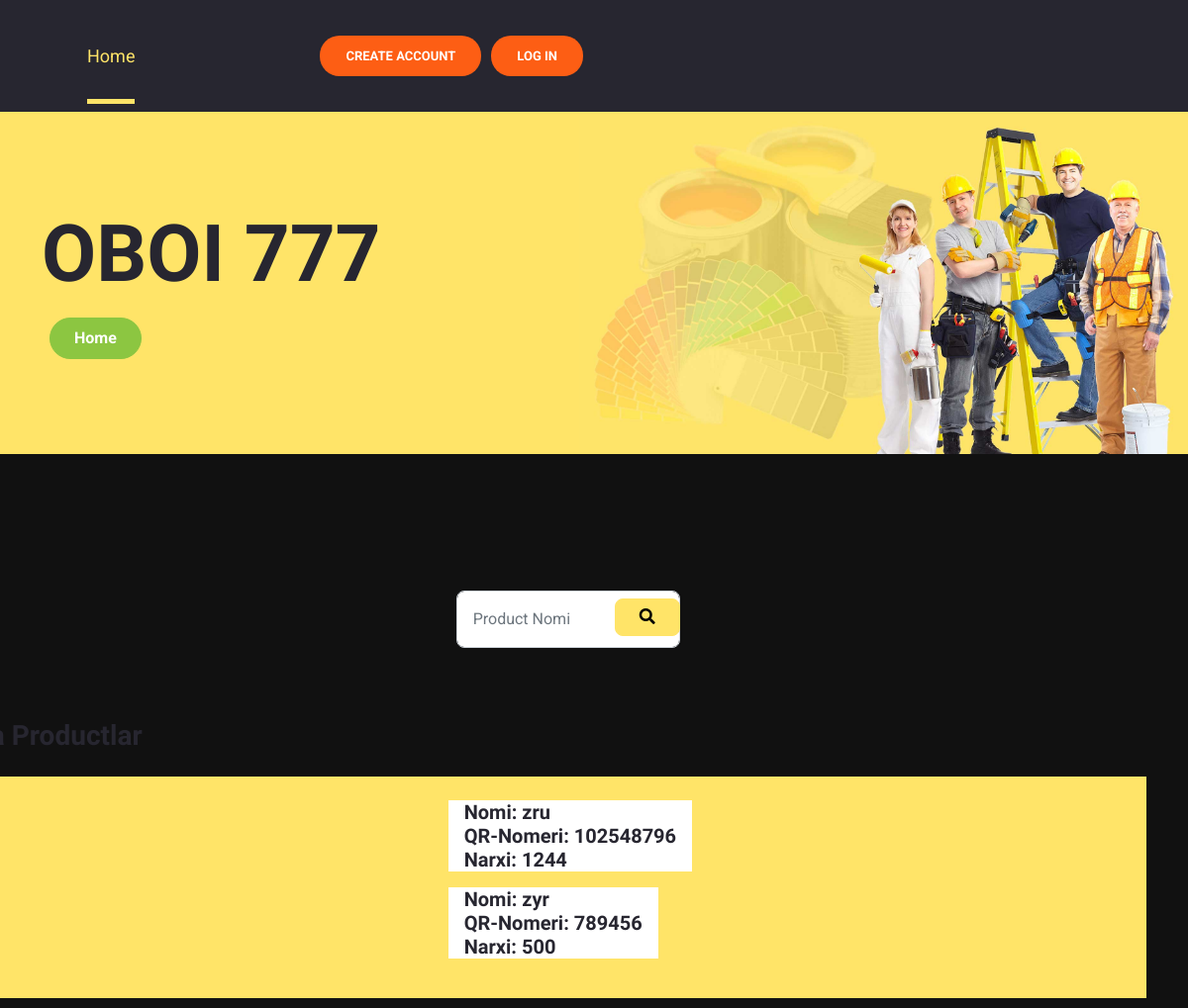
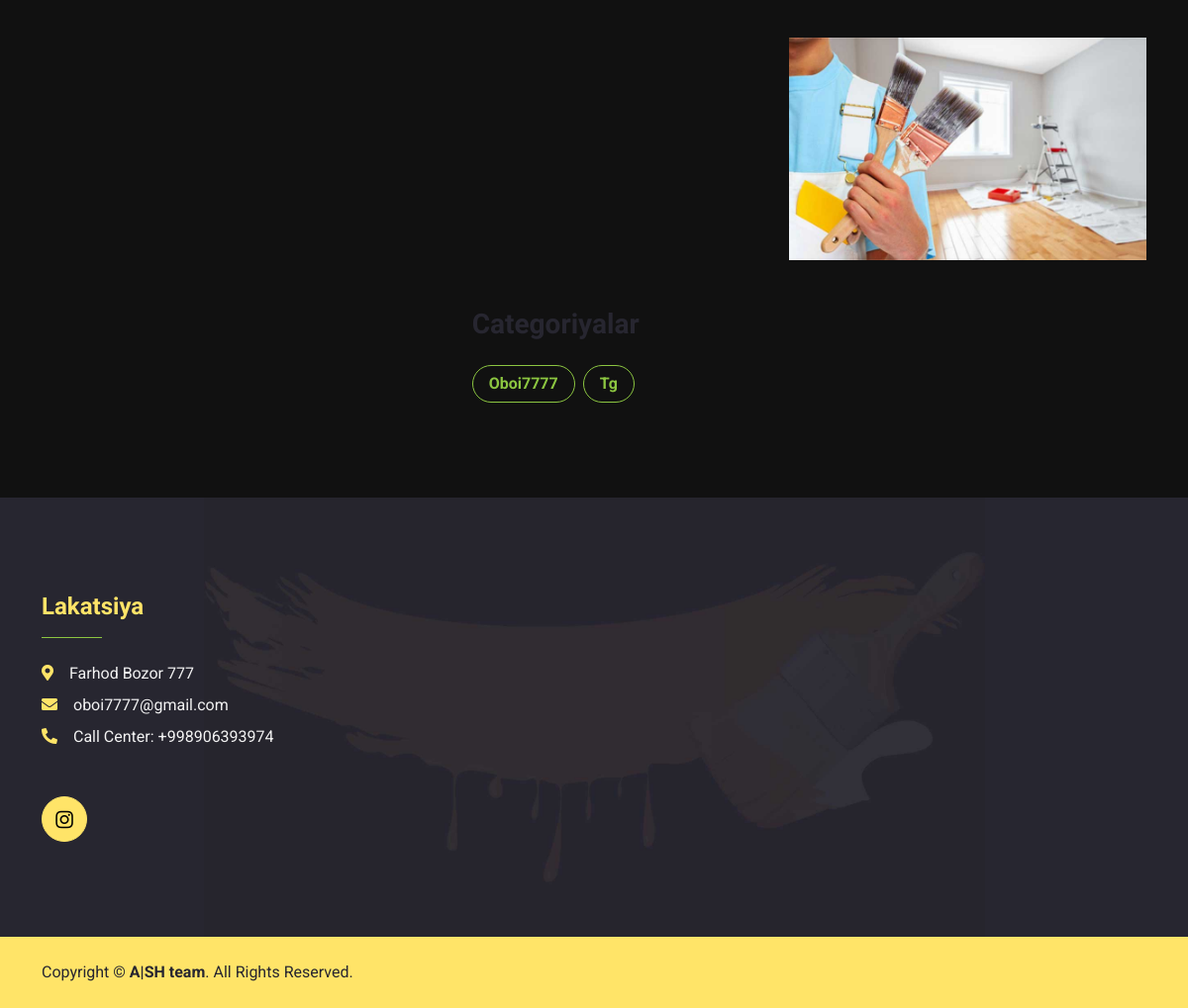
/home/, run on the app's committed database (2 pictures, top to bottom).
### kabinet/models.py (models this page shows, shortened)
class Product_info(models.Model):
    last_name = models.ForeignKey(Product, null=True, on_delete=models.CASCADE)
    name = models.CharField(max_length=250)
    number = models.IntegerField()
    price = models.IntegerField()
    datatime = models.DateTimeField()

class Categoriya(models.Model):
    name = models.CharField(max_length=250)

### users/views.py (the view)
def home(request):
    categoriya = Categoriya.objects.all()
    product_1 = Product_info.objects.all()
    ctx = {
        'categoriya':categoriya,
        'product_1':product_1
    }
    return render(request, 'users/home.html',ctx)

### templates/users/home.html (shortened to what this page needs)
{% extends 'users/base.html' %}
{% load static %}
{% block content %}
    <link href="https://cdnjs.cloudflare.com/ajax/libs/font-awesome/5.15.0/css/all.min.css" rel="stylesheet">
    <link href="https://cdn.jsdelivr.net/npm/bootstrap-icons@1.4.1/font/bootstrap-icons.css" rel="stylesheet">
    <link href="lib/owlcarousel/assets/owl.carousel.min.css" rel="stylesheet">
    <link href="css/bootstrap.min.css" rel="stylesheet">
    <link href="{% static 'c/css/style.css' %}" rel="stylesheet">
    </head>
    <body>
    <div class="container-fluid bg-primary py-5 bg-hero" style="margin-bottom: 90px;">
        <div class="container py-5">
            <div class="row justify-content-start">
                <div class="col-lg-8 text-center text-lg-start">
                    <h1 class="display-1 text-dark">OBOI 777</h1>
                    <div class="pt-2">
                        <a href="" class="btn btn-secondary rounded-pill py-2 px-4 mx-2">Home</a>
                    </div>
                </div>
            </div>
        </div>
    </div>
    <div class="container-fluid py-6">
        <div class="container py-5">
            <div class="row g-3">
                <div class="col-lg-8">
                </div>
                <div class="col-lg-4">
                    <div style="margin-left: -21rem" class="mb-5">
                        <div class="input-group">
                            <form method="post" action="{% url 'search' %}">
                                <input name="search" type="text" class="form-control p-3" placeholder="Product Nomi">
                                <button style="margin-top: -5.5rem;margin-left: 10rem;heigth: 10rem" type="submit"
                                        class="btn btn-primary px-4"><i class="fa fa-search"></i></button>
                            </form>
                        </div>
                    </div>
                    <div style="margin-left: -55rem" class="mb-5">
                        <h3 class="mb-4">Barcha Productlar</h3>
                        <div class="bg-primary p-4">
                            {% for i in product_1 %}
                            <div style="margin-left: 32rem" class="d-flex mb-3">
                                <b href="" class="h5 d-flex align-items-center bg-white px-3 mb-0">
                               Nomi: {{ i.name }} <br> QR-Nomeri: {{ i.number }} <br> Narxi: {{ i.price }}</b>
                            </div>
{% endfor %}
                        </div>
                    </div>
                    <div class="mb-5">
                        <img src="img/blog-1.jpg" alt="" class="img-fluid">
                    </div>
                    <div style="margin-left: -20rem" class="mb-5">
                        <h3  class="mb-4">Categoriyalar</h3>
                        <div style="margin-left: 1.4rem" class="d-flex flex-wrap m-n1">
                            {% for  i in categoriya %}
                                <a href="" class="btn btn-outline-secondary rounded-pill px-3 m-1">{{ i.name }}</a>
                            {% endfor %}
                        </div>
                    </div>
                </div>
            </div>
        </div>
    </div>
    <div class="container-fluid bg-dark bg-footer text-light py-5">
        <div class="container py-5">
            <div class="row g-5">
                <div class="col-lg-3 col-md-6">
                    <h4 class="text-primary">Lakatsiya</h4>
                    <hr class="w-25 text-secondary mb-4" style="opacity: 1;">
                    <p class="mb-2"><i class="fa fa-map-marker-alt text-primary me-3"></i>Farhod Bozor 777 </p>
                    <p class="mb-2"><i class="fa fa-envelope text-primary me-3"></i>oboi7777@gmail.com</p>
                    <p class="mb-0"><i class="fa fa-phone-alt text-primary me-3"></i>Call Center: +998906393974</p>
                </div>
                <div class="d-flex">
                    <a class="btn btn-lg btn-primary btn-lg-square rounded-circle" href="https://instagram.com/Komronbek765"><i
                            class="fab fa-instagram"></i></a>
                </div>
            </div>
        </div>
    </div>
    </div>
    <div class="container-fluid bg-primary text-dark py-4">
        <div class="container">
            <div class="row g-0">
                <div class="col-md-6 text-center text-md-start">
                    <p class="mb-md-0">Copyright &copy; <a class="text-dark fw-bold" href="#">A|SH team</a>. All
                        Rights Reserved.</p>
                </div>
            </div>
        </div>
    </div>
    </body>
{% endblock content %}

### assets/css/main.css (style rules this page uses)
body { margin: 0; color: #6a6f8c; background-image: url('../images/s1.jpg'); font: 600 16px/18px 'Open Sans', sans-serif; }
a { color: inherit; text-decoration: none }
body { font: 100% / 1.414 "Open Sans", "Roboto", arial, sans-serif; background: #e9e9e9; }
a, [type="submit"] { transition: all .25s ease-in; }
h1, h2 { font-weight: 300; color: rgba(255, 255, 255, 1); }
.form-control { background-color: transparent; border-top: 0; border-right: 0; border-left: 0; border-radius: 0; }
[type="text"] { color: #111; }

### assets/c/css/style.css (style rules this page uses)
:root { --primary: #FFE468; --secondary: #8CC641; --light: #F2F2F2; --dark: #272630; }
.btn { font-weight: 700; transition: .5s; }
.btn.btn-secondary { color: #FFFFFF; }
.btn-lg-square { width: 46px; height: 46px; }
.btn-square, .btn-sm-square, .btn-lg-square { padding-left: 0; padding-right: 0; text-align: center; }
.bg-hero { background: url(../img/hero.jpg) top right no-repeat; background-size: contain; }
.bg-footer { background: url(../img/footer.jpg) center center no-repeat; background-size: contain; }

### data on the page
Product_info: name "zru", number "102548796", price "1244"
Product_info: name "zyr", number "789456", price "500"
Categoriya: name "Oboi7777"
Categoriya: name "Tg"
